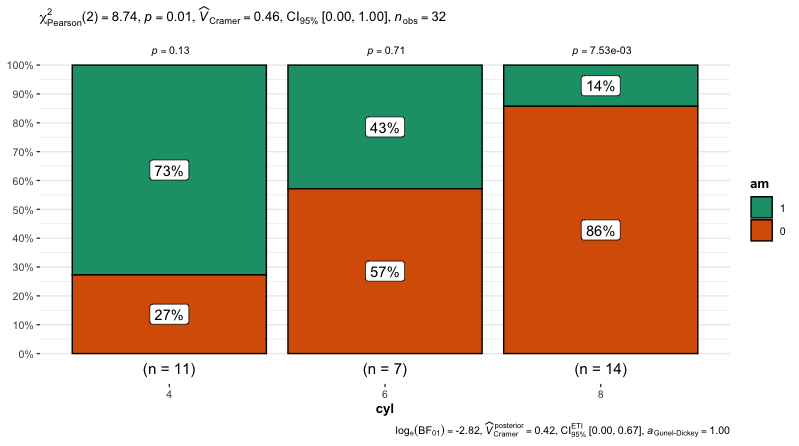

This figure's R source:
library(ggstatsplot)

p <- ggbarstats(
  data  = mtcars, 
  x     = am, 
  y     = cyl
)

png("./viz_out/chisquare.png", units="in", width=8.9, height=5, res=300)
p
dev.off()